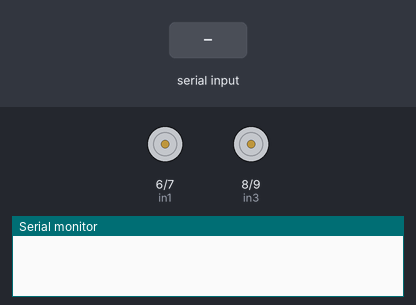
Recording of a sketch running on a simulated Arduino Mega 2560, built with avr-gcc and run on an emulated ATmega2560. On the bench: motor-driver pin pairs drawn as motors (green arrow = first pin HIGH = forward, orange = second pin HIGH = backward, longer = more drive), the last lines printed to the serial monitor. Inputs (shaded band) come from the test bench.

Above: at 1.2 s.
1.3 s: "F" received over the second serial link
At 2.3 s:
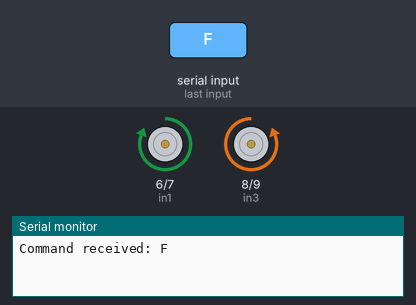
2.8 s: "B" received over the second serial link
At 3.5 s:
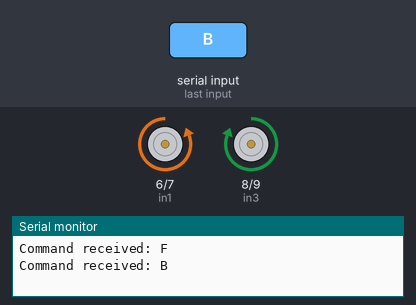
4.3 s: "L" received over the second serial link
At 4.6 s:
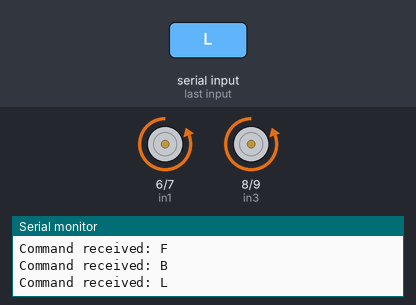
5.8 s: "R" received over the second serial link
At 7.0 s:
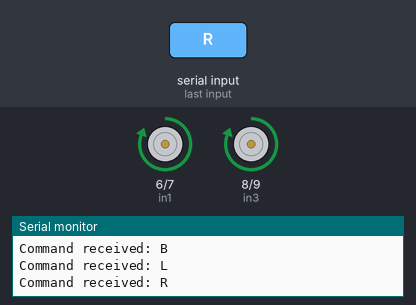
Timing chart, 0 to 8.3 s (numbered marks = the images above; inputs shaded):
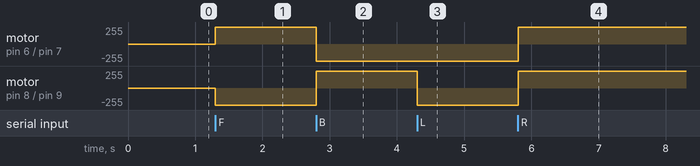

The sketch:

Bluetooth_control_final.ino
```cpp
// Pin definitions for motor control
#define in1 6     // Motor A Forward
#define in2 7     // Motor A Backward
#define in3 8     // Motor B Forward
#define in4 9     // Motor B Backward

void setup() {
  // Initialize motor control pins as outputs
  pinMode(in1, OUTPUT);
  pinMode(in2, OUTPUT);
  pinMode(in3, OUTPUT);
  pinMode(in4, OUTPUT);

  // Initialize Bluetooth communication using Serial1 (TX1/RX1) for Arduino Mega
  Serial.begin(9600);     // For debugging via Serial Monitor
  Serial1.begin(9600);    // For communication with HC-05 module
}

void loop() {
  // Check if any data is received from the Bluetooth module
  if (Serial1.available()) {
    char command = Serial1.read();   // Read the Bluetooth command

    // Debug: Print the command to the serial monitor
    Serial.print("Command received: ");
    Serial.println(command);

    // Call function to control the car based on the command
    controlCar(command);
  }
}

// Function to control the car's movement based on Bluetooth commands
void controlCar(char command) {
  switch (command) {
    case 'F':   // Move Forward
      forward();
      break;

    case 'B':   // Move Backward
      backward();
      break;

    case 'L':   // Move Left
      turnLeft();
      break;

    case 'R':   // Move Right
      turnRight();
      break;

    case 'S':   // Stop
      Stop();
      break;

    default:
      Stop();  // Stop the car if an unknown command is received
      break;
  }
}

// Function to move the car forward
void forward() {
digitalWrite(in1, HIGH);   // Motor A forward
  digitalWrite(in2, LOW);    // Motor A not backward
  digitalWrite(in3, LOW);    // Motor B not forward
  digitalWrite(in4, HIGH);   // Motor B backward
}

// Function to move the car backward
void backward() {
  digitalWrite(in1, LOW);    // Motor A not forward
  digitalWrite(in2, HIGH);   // Motor A backward
  digitalWrite(in3, HIGH);   // Motor B forward
  digitalWrite(in4, LOW);    // Motor B not backward
}

// Function to turn the car left
void turnLeft() {
  digitalWrite(in1, LOW);   // Motor A forward
  digitalWrite(in2, HIGH);    // Motor A not backward
  digitalWrite(in3, LOW);    // Motor B not forward
  digitalWrite(in4, HIGH);   // Motor B backward
}

// Function to turn the car right
void turnRight() {
  digitalWrite(in1, HIGH);    // Motor A not forward
  digitalWrite(in2, LOW);   // Motor A backward
  digitalWrite(in3, HIGH);   // Motor B forward
  digitalWrite(in4, LOW);    // Motor B not backward
}

// Function to stop the car
void Stop() {
  digitalWrite(in1, LOW);
  digitalWrite(in2, LOW);
  digitalWrite(in3, LOW);
  digitalWrite(in4, LOW);
}
```

Measured:
- after the input at 1.3 s, motor on pin 6 (in1) / pin 7 (in2): stopped → forward 255/255 at once; motor on pin 8 (in3) / pin 9 (in4): stopped → backward 255/255 at once
- after the input at 2.8 s, motor on pin 6 (in1) / pin 7 (in2): forward 255/255 → backward 255/255 at once; motor on pin 8 (in3) / pin 9 (in4): backward 255/255 → forward 255/255 at once
- after the input at 4.3 s, motor on pin 8 (in3) / pin 9 (in4): forward 255/255 → backward 255/255 at once
- after the input at 5.8 s, motor on pin 6 (in1) / pin 7 (in2), motor on pin 8 (in3) / pin 9 (in4): backward 255/255 → forward 255/255 at once
